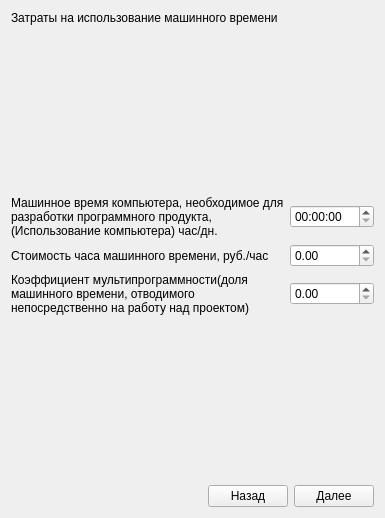
      <widget class="QWidget" name="tab_6">
       <attribute name="title">
        <string>Затраты4</string>
       </attribute>
       <layout class="QVBoxLayout" name="verticalLayout_43">
        <item>
         <widget class="QLabel" name="label_133">
          <property name="text">
           <string>Затраты на использование машинного времени</string>
          </property>
         </widget>
        </item>
        <item>
         <spacer name="verticalSpacer_5">
          <property name="orientation">
           <enum>Qt::Vertical</enum>
          </property>
          <property name="sizeHint" stdset="0">
           <size>
            <width>20</width>
            <height>165</height>
           </size>
          </property>
         </spacer>
        </item>
        <item>
         <layout class="QGridLayout" name="gridLayout_26">
          <item row="1" column="2">
           <widget class="QDoubleSpinBox" name="doubleSpinBox_20">
            <property name="maximum">
             <double>1000000.000000000000000</double>
            </property>
            <property name="value">
             <double>0.000000000000000</double>
            </property>
           </widget>
          </item>
          <item row="3" column="2">
           <widget class="QDoubleSpinBox" name="doubleSpinBox_21">
            <property name="maximum">
             <double>1.000000000000000</double>
            </property>
            <property name="singleStep">
             <double>0.010000000000000</double>
            </property>
            <property name="value">
             <double>0.000000000000000</double>
            </property>
           </widget>
          </item>
          <item row="0" column="0">
           <widget class="QLabel" name="label_134">
            <property name="text">
             <string>Машинное время компьютера, необходимое для разработки программного продукта, (Использование компьютера) час/дн.</string>
            </property>
            <property name="wordWrap">
             <bool>true</bool>
            </property>
           </widget>
          </item>
          <item row="1" column="0">
           <widget class="QLabel" name="label_135">
            <property name="text">
             <string>Стоимость часа машинного времени, руб./час</string>
            </property>
           </widget>
          </item>
          <item row="3" column="0">
           <widget class="QLabel" name="label_136">
            <property name="text">
             <string>Коэффициент мультипрограммности(доля машинного времени, отводимого непосредственно на работу над проектом)</string>
            </property>
            <property name="wordWrap">
             <bool>true</bool>
            </property>
           </widget>
          </item>
          <item row="0" column="2">
           <widget class="QTimeEdit" name="timeEdit">
            <property name="time">
             <time>
              <hour>0</hour>
              <minute>0</minute>
              <second>0</second>
             </time>
            </property>
           </widget>
          </item>
         </layout>
        </item>
        <item>
         <spacer name="verticalSpacer_8">
          <property name="orientation">
           <enum>Qt::Vertical</enum>
          </property>
          <property name="sizeHint" stdset="0">
           <size>
            <width>20</width>
            <height>164</height>
           </size>
          </property>
         </spacer>
        </item>
        <item>
         <layout class="QHBoxLayout" name="horizontalLayout_11">
          <item>
           <spacer name="horizontalSpacer_11">
            <property name="orientation">
             <enum>Qt::Horizontal</enum>
            </property>
            <property name="sizeHint" stdset="0">
             <size>
              <width>40</width>
              <height>20</height>
             </size>
            </property>
           </spacer>
          </item>
          <item>
           <widget class="QPushButton" name="pushButton_14">
            <property name="text">
             <string>Назад</string>
            </property>
           </widget>
          </item>
          <item>
           <widget class="QPushButton" name="pushButton_13">
            <property name="text">
             <string>Далее</string>
            </property>
           </widget>
          </item>
         </layout>
        </item>
       </layout>
      </widget>
